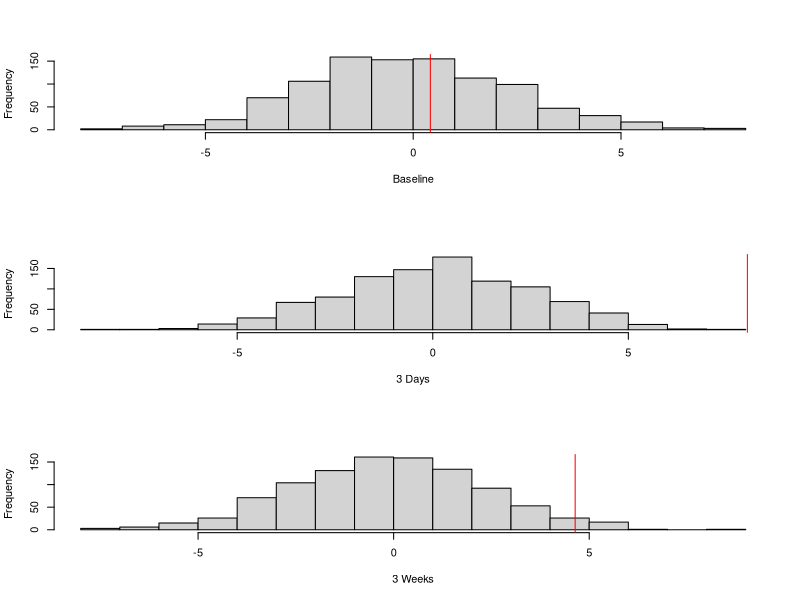

Source code (R):
## ---- chunk 1

transphobia <- read.csv("./data/transphobia.csv")

table(transphobia$treat_ind) |> prop.table() # check the balance of a treatment variable

tapply(transphobia$age, transphobia$treat_ind, mean) # check balance for a single continuous or binary pre-treatment variable

aggregate(
  cbind(age, female, democrat, voted_gen_14, voted_gen_12) ~ treat_ind,
  data = transphobia, FUN = mean
) # check balance for multiple continuous pre-treatment variables (not required; good to know if you are interested)

tapply(transphobia$treat_ind, transphobia$racename, mean) # check balance for a single categorical variable; note that we cannot calculate the mean of a categorical variable with more than 3 categories

table(transphobia$racename) # look at the number of each category if we suspect imbalance

## ---- chunk 2

# method 1: subset the data.frame and calculate difference in means
# take the baseline outcome as an example
treated <- subset(transphobia, treat_ind == 1)
control <- subset(transphobia, treat_ind == 0)
mean(treated$therm_trans_t0) - mean(control$therm_trans_t0)

# method 2: a more compact way ...
# take the baseline outcome as an example
group_means <- tapply(transphobia$therm_trans_t0, transphobia$treat_ind, mean) # use tapply() to calculate the means of each group
diff(group_means) # calculate the difference in means

# method 3 (not required; good to know if you are interested): a more compact way to calculate difference in means for baseline outcome and later periods
group_means <- aggregate(
  cbind(therm_trans_t0, therm_trans_t1, therm_trans_t2) ~ treat_ind,
  data = transphobia,
  FUN = mean
) # create a matrix that shows group means
apply(group_means, MARGIN = 2, diff) # use apply() to calculate differences in each column

## ---- chunk 3

# method 1: subset the data.frame and calculate difference in means
# take the baseline outcome as an example
treated_female <- subset(transphobia, treat_ind == 1 & female == 1)
control_female <- subset(transphobia, treat_ind == 0 & female == 1)
mean(treated_female$therm_trans_t0) - mean(control_female$therm_trans_t0) # ATE for female

treated_male <- subset(transphobia, treat_ind == 1 & female == 0)
control_male <- subset(transphobia, treat_ind == 0 & female == 0)
mean(treated_male$therm_trans_t0) - mean(control_male$therm_trans_t0) # ATE for male

# method 2: using tapply() and diff() for each gender group so that we only need to subset twice
female <- subset(transphobia, female == 1)
tapply(female$therm_trans_t0, female$treat_ind, mean) |> diff()
male <- subset(transphobia, female == 0)
tapply(male$therm_trans_t0, male$treat_ind, mean) |> diff()

# method 3 (not required; good to know if you are interested): a more compact way to calculate Conditional ATE for baseline outcome and later periods
group_means <- aggregate(
  cbind(therm_trans_t0, therm_trans_t1, therm_trans_t2) ~ treat_ind + female,
  data = transphobia,
  FUN = mean
)
apply(group_means, MARGIN = 2, function(x) { diff(x[1:2]) }) # calculate difference in means between the first two rows (i.e. treated and control within male group)
apply(group_means, MARGIN = 2, function(x) { diff(x[3:4]) }) # calculate difference in means between the last two rows (i.e. treated and control within female group)

## ---- chunk 4
#| fig-height: 15

# 1. calculate observed difference in means
obs_group_means <- aggregate(
  cbind(therm_trans_t0, therm_trans_t1, therm_trans_t2) ~ treat_ind,
  data = transphobia, FUN = mean
)
obs_dif <- apply(obs_group_means, MARGIN = 2, diff)[-1] # we want to drop the first element, which is useless in our analysis

# 2. mix up and randomly split people into two groups for many times
n <- nrow(transphobia) # total number of people in the data
transphobia$id <- 1:n # assign a unique id to each person
rand_dif <- matrix(NA, nrow = 1000, ncol = 3) # create a 1000 x 3 matrix to store random differences
set.seed(98105) # set a fixed random seed to make your randomization reproducible
for (i in 1:1000) {
  rand_ids <- sample(transphobia$id, size = 0.5 * n, replace = FALSE) # randomly sample half of IDs; we set `replace = FALSE` because we want sampling without replacement.
  transphobia$fake_treat <- ifelse(transphobia$id %in% rand_ids, 1, 0) # sampled IDs will be assigned to a fake treated group
  rand_group_means <- aggregate( # calculate difference in means between randomly split groups
    cbind(therm_trans_t0, therm_trans_t1, therm_trans_t2) ~ fake_treat,
    data = transphobia, FUN = mean
  )
  rand_dif[i, ] <- apply(rand_group_means, MARGIN = 2, diff)[-1]
}

# 3. calculate the proportion of random differences that are greater than the observed difference
sum(rand_dif[, 1] > obs_dif[1]) / length(rand_dif[, 1]) # baseline
sum(rand_dif[, 2] > obs_dif[2]) / length(rand_dif[, 2]) # 3 days
sum(rand_dif[, 3] > obs_dif[3]) / length(rand_dif[, 3]) # 3 weeks

# plot the observed difference against random differences in a histogram
par(mfrow = c(3, 1))
hist(rand_dif[, 1], breaks = 20, xlab = "Baseline", main = ""); abline(v = obs_dif[1], col = "red")
hist(rand_dif[, 2], breaks = 20, xlab = "3 Days", main = ""); abline(v = obs_dif[2], col = "red")
hist(rand_dif[, 3], breaks = 20, xlab = "3 Weeks", main = ""); abline(v = obs_dif[3], col = "red")

